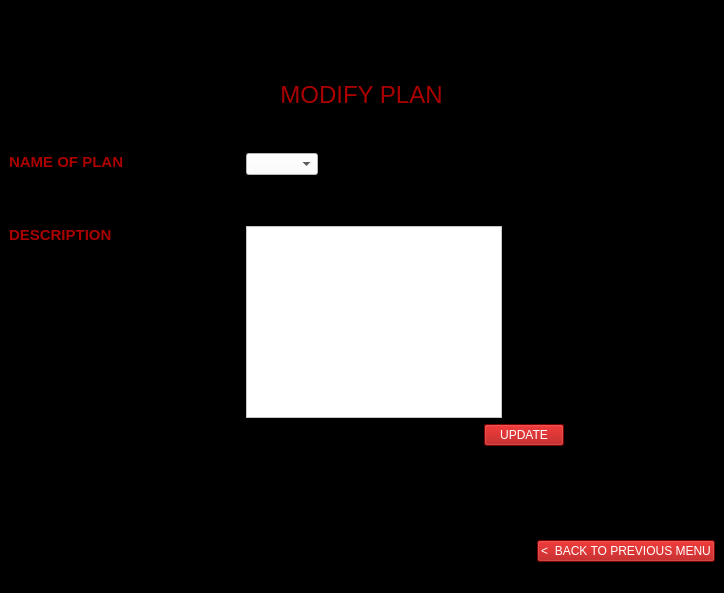
<?xml version="1.0" encoding="UTF-8"?>
<ui version="4.0">
 <class>MainWindow</class>
 <widget class="QMainWindow" name="MainWindow">
  <property name="geometry">
   <rect>
    <x>0</x>
    <y>0</y>
    <width>724</width>
    <height>593</height>
   </rect>
  </property>
  <property name="windowTitle">
   <string>MainWindow</string>
  </property>
  <property name="styleSheet">
   <string notr="true">background-color: rgb(0, 0, 0);</string>
  </property>
  <widget class="QWidget" name="centralwidget">
   <layout class="QGridLayout" name="gridLayout">
    <item row="0" column="0" colspan="3" alignment="Qt::AlignHCenter|Qt::AlignTop">
     <widget class="QLabel" name="label">
      <property name="text">
       <string/>
      </property>
      <property name="pixmap">
       <pixmap>2.jpg</pixmap>
      </property>
      <property name="scaledContents">
       <bool>true</bool>
      </property>
     </widget>
    </item>
    <item row="1" column="0" colspan="3" alignment="Qt::AlignHCenter|Qt::AlignTop">
     <widget class="QLabel" name="label_2">
      <property name="styleSheet">
       <string notr="true">color: rgb(170, 0, 0);</string>
      </property>
      <property name="text">
       <string>&lt;html&gt;&lt;head/&gt;&lt;body&gt;&lt;p align=&quot;center&quot;&gt;&lt;span style=&quot; font-size:18pt;&quot;&gt;MODIFY PLAN&lt;/span&gt;&lt;/p&gt;&lt;/body&gt;&lt;/html&gt;</string>
      </property>
     </widget>
    </item>
    <item row="2" column="0" alignment="Qt::AlignLeft|Qt::AlignTop">
     <widget class="QLabel" name="label_3">
      <property name="styleSheet">
       <string notr="true">color: rgb(170, 0, 0);</string>
      </property>
      <property name="text">
       <string>&lt;html&gt;&lt;head/&gt;&lt;body&gt;&lt;p&gt;&lt;span style=&quot; font-size:11pt; font-weight:600;&quot;&gt;NAME OF PLAN&lt;/span&gt;&lt;/p&gt;&lt;/body&gt;&lt;/html&gt;</string>
      </property>
     </widget>
    </item>
    <item row="2" column="1" alignment="Qt::AlignLeft|Qt::AlignTop">
     <widget class="QComboBox" name="comboBox">
      <property name="styleSheet">
       <string notr="true">background-color: rgb(255, 255, 255);</string>
      </property>
     </widget>
    </item>
    <item row="3" column="0" alignment="Qt::AlignLeft|Qt::AlignTop">
     <widget class="QLabel" name="label_4">
      <property name="styleSheet">
       <string notr="true">color:rgb(170, 0, 0);</string>
      </property>
      <property name="text">
       <string>&lt;html&gt;&lt;head/&gt;&lt;body&gt;&lt;p&gt;&lt;span style=&quot; font-size:11pt; font-weight:600;&quot;&gt;DESCRIPTION&lt;/span&gt;&lt;/p&gt;&lt;/body&gt;&lt;/html&gt;</string>
      </property>
     </widget>
    </item>
    <item row="3" column="1" colspan="2" alignment="Qt::AlignLeft|Qt::AlignTop">
     <widget class="QTextEdit" name="textEdit">
      <property name="styleSheet">
       <string notr="true">background-color: rgb(255, 255, 255);</string>
      </property>
     </widget>
    </item>
    <item row="4" column="2" alignment="Qt::AlignLeft|Qt::AlignTop">
     <widget class="QPushButton" name="pushButton">
      <property name="styleSheet">
       <string notr="true">color: rgb(255, 255, 255);
background-color: rgb(170, 0, 0);
font: 75 10pt &quot;MS Shell Dlg 2&quot;;</string>
      </property>
      <property name="text">
       <string>UPDATE</string>
      </property>
     </widget>
    </item>
    <item row="5" column="2" alignment="Qt::AlignRight|Qt::AlignBottom">
     <widget class="QPushButton" name="pushButton_2">
      <property name="styleSheet">
       <string notr="true">color: rgb(255, 255, 255);
background-color: rgb(170, 0, 0);
font: 75 10pt &quot;MS Shell Dlg 2&quot;;</string>
      </property>
      <property name="text">
       <string>&lt;  BACK TO PREVIOUS MENU</string>
      </property>
     </widget>
    </item>
   </layout>
  </widget>
  <widget class="QStatusBar" name="statusbar"/>
 </widget>
 <resources/>
 <connections/>
</ui>
